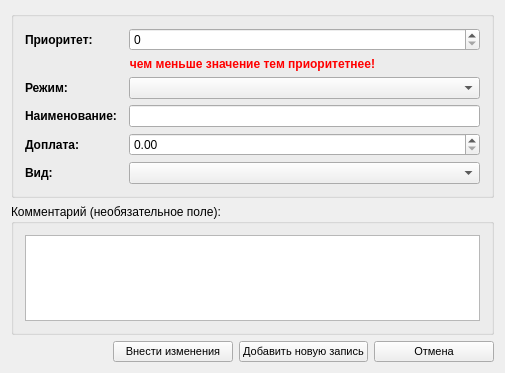
<?xml version="1.0" encoding="UTF-8"?>
<ui version="4.0">
 <class>ZTariffsForm</class>
 <widget class="QWidget" name="ZTariffsForm">
  <property name="geometry">
   <rect>
    <x>0</x>
    <y>0</y>
    <width>505</width>
    <height>373</height>
   </rect>
  </property>
  <property name="minimumSize">
   <size>
    <width>480</width>
    <height>250</height>
   </size>
  </property>
  <property name="windowTitle">
   <string>Добавление (изменение) данных по тарифу</string>
  </property>
  <property name="windowIcon">
   <iconset resource="../DSV.qrc">
    <normaloff>:/images/add.png</normaloff>:/images/add.png</iconset>
  </property>
  <property name="styleSheet">
   <string notr="true"/>
  </property>
  <layout class="QVBoxLayout" name="verticalLayout">
   <item>
    <widget class="QGroupBox" name="requiredBox">
     <property name="title">
      <string/>
     </property>
     <layout class="QGridLayout" name="gridLayout_2">
      <item row="4" column="0">
       <widget class="QLabel" name="nameText">
        <property name="font">
         <font>
          <weight>75</weight>
          <bold>true</bold>
         </font>
        </property>
        <property name="text">
         <string>Наименование:</string>
        </property>
       </widget>
      </item>
      <item row="4" column="2">
       <widget class="QLineEdit" name="txtName">
        <property name="maxLength">
         <number>64</number>
        </property>
       </widget>
      </item>
      <item row="7" column="0">
       <widget class="QLabel" name="lblSectionMinus">
        <property name="font">
         <font>
          <weight>75</weight>
          <bold>true</bold>
         </font>
        </property>
        <property name="text">
         <string>Вид:</string>
        </property>
       </widget>
      </item>
      <item row="7" column="2">
       <widget class="QComboBox" name="cboType"/>
      </item>
      <item row="5" column="2">
       <widget class="QDoubleSpinBox" name="spinBonus">
        <property name="maximum">
         <double>99999999.989999994635582</double>
        </property>
       </widget>
      </item>
      <item row="5" column="0">
       <widget class="QLabel" name="nameText_3">
        <property name="font">
         <font>
          <weight>75</weight>
          <bold>true</bold>
         </font>
        </property>
        <property name="text">
         <string>Доплата:</string>
        </property>
       </widget>
      </item>
      <item row="0" column="0">
       <widget class="QLabel" name="lblSectionMinus_2">
        <property name="font">
         <font>
          <weight>75</weight>
          <bold>true</bold>
         </font>
        </property>
        <property name="text">
         <string>Приоритет:</string>
        </property>
       </widget>
      </item>
      <item row="0" column="2">
       <widget class="QSpinBox" name="spinPr">
        <property name="maximum">
         <number>99999</number>
        </property>
       </widget>
      </item>
      <item row="1" column="0" colspan="3">
       <widget class="QLabel" name="label">
        <property name="palette">
         <palette>
          <active>
           <colorrole role="WindowText">
            <brush brushstyle="SolidPattern">
             <color alpha="255">
              <red>255</red>
              <green>0</green>
              <blue>0</blue>
             </color>
            </brush>
           </colorrole>
           <colorrole role="ButtonText">
            <brush brushstyle="SolidPattern">
             <color alpha="255">
              <red>255</red>
              <green>0</green>
              <blue>0</blue>
             </color>
            </brush>
           </colorrole>
          </active>
          <inactive>
           <colorrole role="WindowText">
            <brush brushstyle="SolidPattern">
             <color alpha="255">
              <red>255</red>
              <green>0</green>
              <blue>0</blue>
             </color>
            </brush>
           </colorrole>
           <colorrole role="ButtonText">
            <brush brushstyle="SolidPattern">
             <color alpha="255">
              <red>255</red>
              <green>0</green>
              <blue>0</blue>
             </color>
            </brush>
           </colorrole>
          </inactive>
          <disabled>
           <colorrole role="WindowText">
            <brush brushstyle="SolidPattern">
             <color alpha="255">
              <red>120</red>
              <green>120</green>
              <blue>120</blue>
             </color>
            </brush>
           </colorrole>
           <colorrole role="ButtonText">
            <brush brushstyle="SolidPattern">
             <color alpha="255">
              <red>120</red>
              <green>120</green>
              <blue>120</blue>
             </color>
            </brush>
           </colorrole>
          </disabled>
         </palette>
        </property>
        <property name="font">
         <font>
          <weight>75</weight>
          <bold>true</bold>
         </font>
        </property>
        <property name="text">
         <string>чем меньше значение тем приоритетнее!</string>
        </property>
        <property name="alignment">
         <set>Qt::AlignCenter</set>
        </property>
       </widget>
      </item>
      <item row="3" column="0">
       <widget class="QLabel" name="lblSectionPlus">
        <property name="font">
         <font>
          <weight>75</weight>
          <bold>true</bold>
         </font>
        </property>
        <property name="text">
         <string>Режим:</string>
        </property>
       </widget>
      </item>
      <item row="3" column="2">
       <widget class="QComboBox" name="cboMode"/>
      </item>
     </layout>
    </widget>
   </item>
   <item>
    <widget class="QGroupBox" name="pnlComment">
     <property name="title">
      <string>Комментарий (необязательное поле):</string>
     </property>
     <layout class="QGridLayout" name="gridLayout">
      <item row="0" column="0">
       <widget class="QTextEdit" name="txtComment"/>
      </item>
     </layout>
    </widget>
   </item>
   <item>
    <layout class="QHBoxLayout" name="horizontalLayout">
     <item>
      <spacer name="horizontalSpacer">
       <property name="orientation">
        <enum>Qt::Horizontal</enum>
       </property>
       <property name="sizeHint" stdset="0">
        <size>
         <width>40</width>
         <height>20</height>
        </size>
       </property>
      </spacer>
     </item>
     <item>
      <widget class="QPushButton" name="cmdSave">
       <property name="minimumSize">
        <size>
         <width>120</width>
         <height>0</height>
        </size>
       </property>
       <property name="font">
        <font>
         <family>MS Shell Dlg 2</family>
         <pointsize>8</pointsize>
        </font>
       </property>
       <property name="text">
        <string>Внести изменения</string>
       </property>
       <property name="icon">
        <iconset resource="../DSV.qrc">
         <normaloff>:/images/add.png</normaloff>:/images/add.png</iconset>
       </property>
       <property name="iconSize">
        <size>
         <width>24</width>
         <height>24</height>
        </size>
       </property>
      </widget>
     </item>
     <item>
      <widget class="QPushButton" name="cmdSaveNew">
       <property name="minimumSize">
        <size>
         <width>120</width>
         <height>0</height>
        </size>
       </property>
       <property name="font">
        <font>
         <family>MS Shell Dlg 2</family>
         <pointsize>8</pointsize>
        </font>
       </property>
       <property name="text">
        <string>Добавить новую запись</string>
       </property>
       <property name="icon">
        <iconset resource="../DSV.qrc">
         <normaloff>:/images/add.png</normaloff>:/images/add.png</iconset>
       </property>
       <property name="iconSize">
        <size>
         <width>24</width>
         <height>24</height>
        </size>
       </property>
      </widget>
     </item>
     <item>
      <widget class="QPushButton" name="cmdCancel">
       <property name="minimumSize">
        <size>
         <width>120</width>
         <height>0</height>
        </size>
       </property>
       <property name="font">
        <font>
         <family>MS Shell Dlg 2</family>
         <pointsize>8</pointsize>
        </font>
       </property>
       <property name="text">
        <string>Отмена</string>
       </property>
       <property name="icon">
        <iconset resource="../DSV.qrc">
         <normaloff>:/images/error.png</normaloff>:/images/error.png</iconset>
       </property>
       <property name="iconSize">
        <size>
         <width>24</width>
         <height>24</height>
        </size>
       </property>
      </widget>
     </item>
    </layout>
   </item>
  </layout>
 </widget>
 <layoutdefault spacing="6" margin="11"/>
 <resources>
  <include location="../DSV.qrc"/>
 </resources>
 <connections>
  <connection>
   <sender>cmdCancel</sender>
   <signal>clicked()</signal>
   <receiver>ZTariffsForm</receiver>
   <slot>close()</slot>
   <hints>
    <hint type="sourcelabel">
     <x>423</x>
     <y>337</y>
    </hint>
    <hint type="destinationlabel">
     <x>246</x>
     <y>181</y>
    </hint>
   </hints>
  </connection>
 </connections>
</ui>
